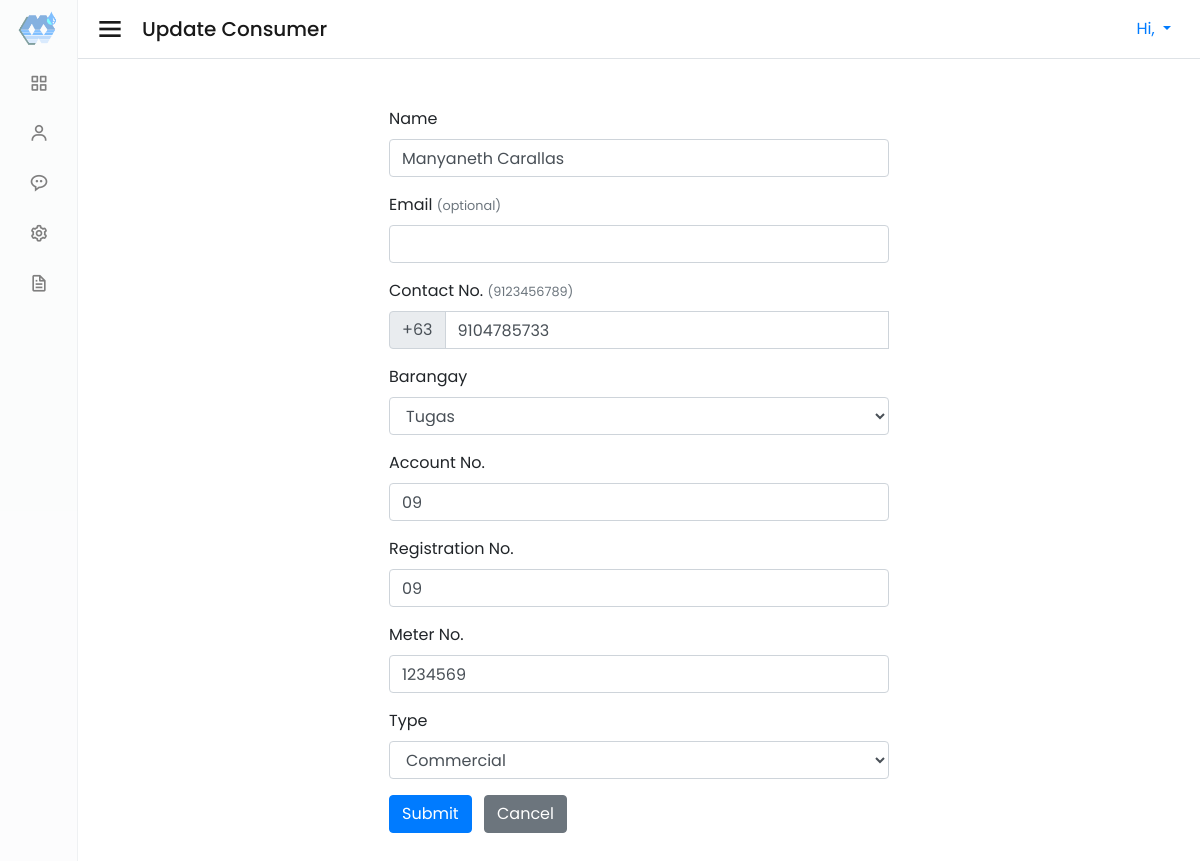
The app's page /admin/update-consumer.php?id=20 (signed in) with its own data.
### tables this page shows
CREATE TABLE `consumers` (
  `id` int(11) NOT NULL AUTO_INCREMENT,
  `name` varchar(255) NOT NULL,
  `barangay` varchar(255) NOT NULL,
  `account_num` varchar(255) NOT NULL,
  `registration_num` varchar(255) NOT NULL,
  `meter_num` varchar(255) NOT NULL,
  `type` varchar(255) NOT NULL,
  `status` int(11) NOT NULL,
  `email` varchar(255) NOT NULL,
  `phone` varchar(255) NOT NULL,
  `password` varchar(255) NOT NULL,
  `isUpdated` int(11) NOT NULL,
  `registration_date` date DEFAULT NULL,
  PRIMARY KEY (`id`)
);

### admin/forms/consumer-form.php (the view, shortened to what this page needs)
<form action="<?php echo htmlspecialchars($_SERVER["PHP_SELF"]); ?>" method="post">
    <div class="form-group">
        <label>Name</label>
        <input required type="text" name="name" class="form-control <?php echo (!empty($name_err)) ? 'is-invalid' : ''; ?>" value="<?php echo $name; ?>">
    </div>
    <div class="form-group">
        <label>Email <small class="text-muted">(optional)</small></label>
        <input type="email" name="email" class="form-control <?php echo (!empty($email_err)) ? 'is-invalid' : ''; ?>" value="<?php echo $email; ?>">
    </div>
    <div class="form-group">
        <label>Contact No. <small class="text-muted">(9123456789)</small></label>
        <div class="input-group">
            <div class="input-group-prepend">
                <span class="input-group-text" id="phone">+63</span>
            </div>
            <input required pattern="[9][0-9]{9}" maxlength="10" aria-describedby="phone" required type="text" name="phone" class="form-control <?php echo (!empty($phone_err)) ? 'is-invalid' : ''; ?>" value="<?php echo $phone; ?>">
        </div>
    </div>
    <div class="form-group">
        <label>Barangay</label>
        <select required name="barangay" class="form-control <?php echo (!empty($barangay_err)) ? 'is-invalid' : ''; ?>" value="<?php echo $barangay; ?>">
            <option <?php echo $barangay == "Tugas" ? "selected" : ""; ?> value="Tugas">Tugas</option>
        </select>
    </div>
    <div class="form-group">
        <label>Account No.</label>
        <input required type="text" name="account_num" class="form-control <?php echo (!empty($account_num_err)) ? 'is-invalid' : ''; ?>" value="<?php echo $account_num; ?>">
    </div>
    <div class="form-group">
        <label>Registration No.</label>
        <input required type="text" name="registration_num" class="form-control <?php echo (!empty($registration_num_err)) ? 'is-invalid' : ''; ?>" value="<?php echo $registration_num; ?>">
    </div>
    <div class="form-group">
        <label>Meter No.</label>
        <input required type="text" name="meter_num" class="form-control <?php echo (!empty($meter_num_err)) ? 'is-invalid' : ''; ?>" value="<?php echo $meter_num; ?>">
    </div>
    <div class="form-group">
        <label>Type</label>
        <select required name="type" class="form-control <?php echo (!empty($type_err)) ? 'is-invalid' : ''; ?>" value="<?php echo $type; ?>">
            <option <?php echo $type == "Commercial" ? "selected" : ""; ?> value="Commercial">Commercial</option>
        </select>
    </div>
    <input type="submit" class="btn btn-primary" value="Submit">
    <a href="consumer.php" class="btn btn-secondary ml-2">Cancel</a>
</form>

### admin/style.css (style rules this page uses)
* { margin: 0; padding: 0; box-sizing: border-box; font-family: 'Poppins', sans-serif; }

### records on screen
consumers: name "Manyaneth Carallas", phone "9104785733", barangay "Tugas", account_num "09", registration_num "09", meter_num "1234569", type "Commercial"
